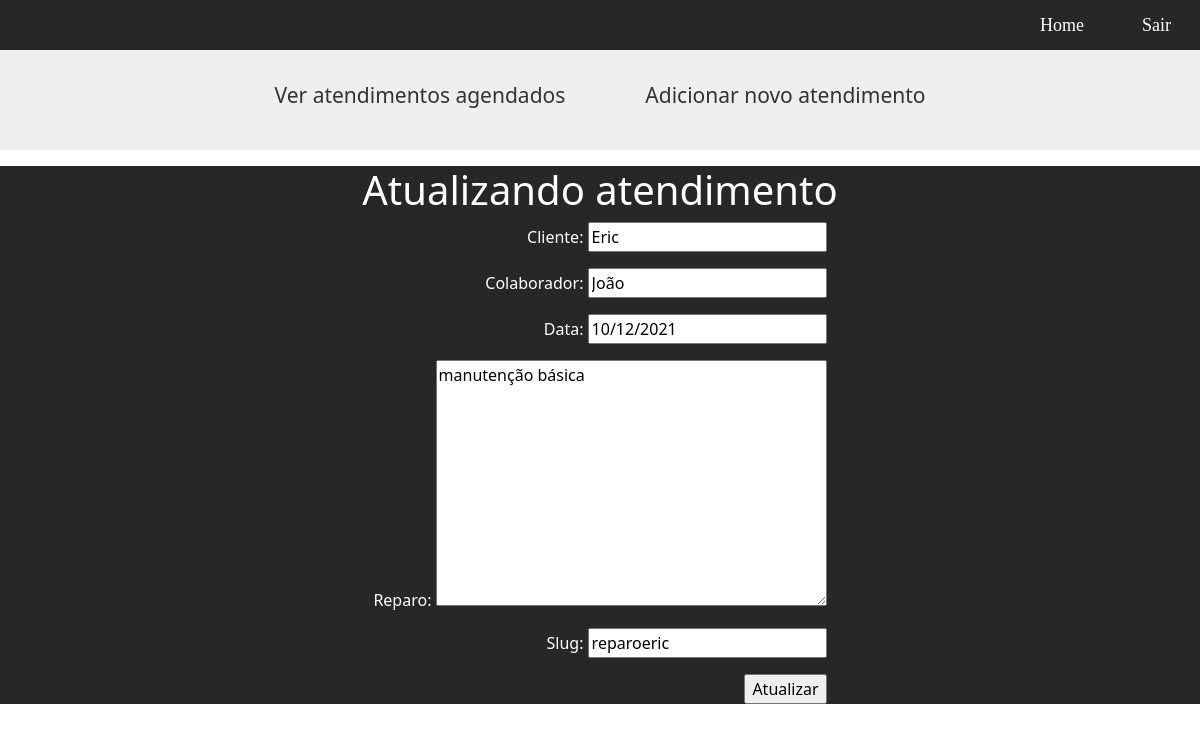
/oficina/manage/atualizar-atendimento/2 (signed in), run on the app's committed database.
### oficina/models.py (models this page shows, shortened)
class Atendimento(models.Model):
    cliente = models.CharField(max_length=255)
    colaborador = models.CharField(max_length=255)
    slug = models.SlugField(max_length=255, unique=True)
    data = models.DateField()
    reparo = models.TextField(default='manutenção básica')

### oficina/views.py (the view)
# urls.py: path('manage/atualizar-atendimento/<int:id>', views.editarAtendimento, name='atualizar'),
@login_required
def editarAtendimento(request, id):
    edit = get_object_or_404(Atendimento, pk=id)
    form = AtendimentoForm(instance=edit)
    if(request.method == 'POST'):
        form = AtendimentoForm(request.POST, instance=edit)
        if form.is_valid():
            edit.save()
            return redirect('/')
        else:
            return render(request, 'atualizaratendimento.html',{'form': form, 'edit':edit})
    else:
        return render(request, 'atualizaratendimento.html',{'form': form, 'edit':edit})

### oficina/forms.py
class AtendimentoForm(forms.ModelForm):
    class Meta:
        model = Atendimento
        fields = ('cliente', 'colaborador', 'data', 'reparo', 'slug')

### oficina/templates/atualizaratendimento.html (shortened to what this page needs)
{% extends 'base.html' %}
{% block content %}
<div id="header">
    <a style="cursor: pointer; padding: 0 30px" href="/oficina">Ver atendimentos agendados</a>
    <a style="cursor: pointer; padding: 0 30px; margin-left: 20px" href="/oficina/manage/adicionar-atendimento">Adicionar
        novo atendimento</a>
</div>
<div id="form">
    <h1>Atualizando atendimento</h1>
    <form method='POST'>
        {{ form.as_p }}
        <input type="submit" value="Atualizar">
    </form>
</div>
{% endblock %}

### carros/static/css/home.css (style rules this page uses)
#header { display: flex; justify-content: center; align-items: center; padding: 30px; margin-bottom: 10px; }
#header a { text-decoration: none; font-size: 18px; }
body { background-color: #fff; margin: 0; padding: 0; }
#content a { font-size: 21px; color: #333 }
#form { display: flex; flex-direction: column; align-items: center; justify-content: center; background-color: #252729; text-align: right; width: 100%; margin-top: 2%; }
p label { color: white; }
h1 { color: white; }

### data on the page
Atendimento: cliente "Eric", colaborador "João", data "10/12/2021", reparo "manutenção básica", slug "reparoeric"
